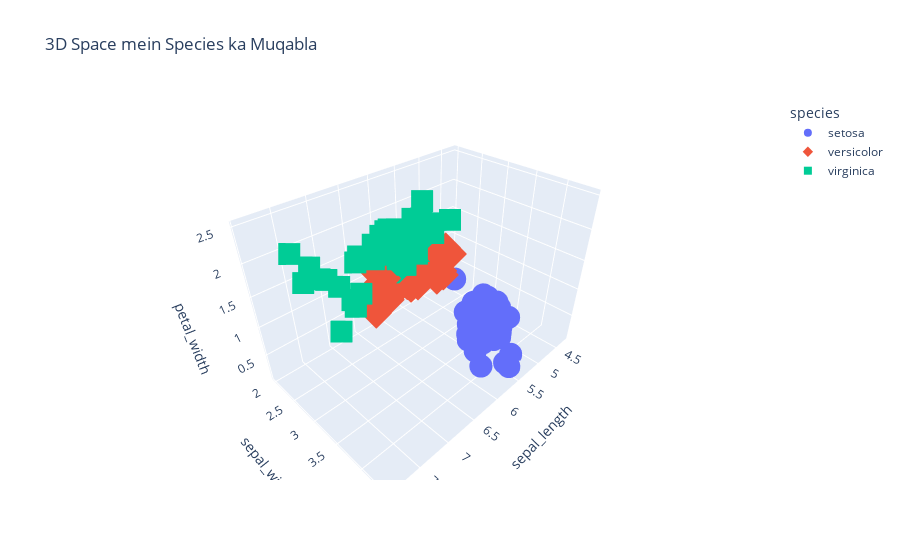

The notebook cell this image was saved under:
### Markdown cell above
### 3.3 Interactive 3D Scatter (Har Angle se Check Karein)
**Maqsad**: 3 variables ko aik sath 3D space mein dekhna.
**Sabak**: Mouse se rotate karein aur clusters ko har side se check karein.
**Kaggle Tip**: Complex features ko visualize karne ke liye best graph hai.

### Code cell
fig = px.scatter_3d(iris, x='sepal_length', y='sepal_width', z='petal_width', color='species',
                    symbol='species', title="3D Space mein Species ka Muqabla")
fig.show()

### Figure 1 — Plotly figure (JSON) as saved in the notebook; plotly's stock layout.template omitted (floating-point values rounded to 4 significant figures)
{"data": [{"hovertemplate": "species=setosa<br>sepal_length=%{x}<br>sepal_width=%{y}<br>petal_width=%{z}<extra></extra>", "legendgroup": "setosa", "marker": {"color": "#636efa", "symbol": "circle"}, "mode": "markers", "name": "setosa", "scene": "scene", "showlegend": true, "type": "scatter3d", "x": [5.1, 4.9, 4.7, 4.6, 5.0, 5.4, 4.6, 5.0, 4.4, 4.9, 5.4, 4.8, 4.8, 4.3, 5.8, 5.7, 5.4, 5.1, 5.7, 5.1, 5.4, 5.1, 4.6, 5.1, 4.8, 5.0, 5.0, 5.2, 5.2, 4.7, 4.8, 5.4, 5.2, 5.5, 4.9, 5.0, 5.5, 4.9, 4.4, 5.1, 5.0, 4.5, 4.4, 5.0, 5.1, 4.8, 5.1, 4.6, 5.3, 5.0], "y": [3.5, 3.0, 3.2, 3.1, 3.6, 3.9, 3.4, 3.4, 2.9, 3.1, 3.7, 3.4, 3.0, 3.0, 4.0, 4.4, 3.9, 3.5, 3.8, 3.8, 3.4, 3.7, 3.6, 3.3, 3.4, 3.0, 3.4, 3.5, 3.4, 3.2, 3.1, 3.4, 4.1, 4.2, 3.1, 3.2, 3.5, 3.6, 3.0, 3.4, 3.5, 2.3, 3.2, 3.5, 3.8, 3.0, 3.8, 3.2, 3.7, 3.3], "z": [0.2, 0.2, 0.2, 0.2, 0.2, 0.4, 0.3, 0.2, 0.2, 0.1, 0.2, 0.2, 0.1, 0.1, 0.2, 0.4, 0.4, 0.3, 0.3, 0.3, 0.2, 0.4, 0.2, 0.5, 0.2, 0.2, 0.4, 0.2, 0.2, 0.2, 0.2, 0.4, 0.1, 0.2, 0.2, 0.2, 0.2, 0.1, 0.2, 0.2, 0.3, 0.3, 0.2, 0.6, 0.4, 0.3, 0.2, 0.2, 0.2, 0.2]}, {"hovertemplate": "species=versicolor<br>sepal_length=%{x}<br>sepal_width=%{y}<br>petal_width=%{z}<extra></extra>", "legendgroup": "versicolor", "marker": {"color": "#EF553B", "symbol": "diamond"}, "mode": "markers", "name": "versicolor", "scene": "scene", "showlegend": true, "type": "scatter3d", "x": [7.0, 6.4, 6.9, 5.5, 6.5, 5.7, 6.3, 4.9, 6.6, 5.2, 5.0, 5.9, 6.0, 6.1, 5.6, 6.7, 5.6, 5.8, 6.2, 5.6, 5.9, 6.1, 6.3, 6.1, 6.4, 6.6, 6.8, 6.7, 6.0, 5.7, 5.5, 5.5, 5.8, 6.0, 5.4, 6.0, 6.7, 6.3, 5.6, 5.5, 5.5, 6.1, 5.8, 5.0, 5.6, 5.7, 5.7, 6.2, 5.1, 5.7], "y": [3.2, 3.2, 3.1, 2.3, 2.8, 2.8, 3.3, 2.4, 2.9, 2.7, 2.0, 3.0, 2.2, 2.9, 2.9, 3.1, 3.0, 2.7, 2.2, 2.5, 3.2, 2.8, 2.5, 2.8, 2.9, 3.0, 2.8, 3.0, 2.9, 2.6, 2.4, 2.4, 2.7, 2.7, 3.0, 3.4, 3.1, 2.3, 3.0, 2.5, 2.6, 3.0, 2.6, 2.3, 2.7, 3.0, 2.9, 2.9, 2.5, 2.8], "z": [1.4, 1.5, 1.5, 1.3, 1.5, 1.3, 1.6, 1.0, 1.3, 1.4, 1.0, 1.5, 1.0, 1.4, 1.3, 1.4, 1.5, 1.0, 1.5, 1.1, 1.8, 1.3, 1.5, 1.2, 1.3, 1.4, 1.4, 1.7, 1.5, 1.0, 1.1, 1.0, 1.2, 1.6, 1.5, 1.6, 1.5, 1.3, 1.3, 1.3, 1.2, 1.4, 1.2, 1.0, 1.3, 1.2, 1.3, 1.3, 1.1, 1.3]}, {"hovertemplate": "species=virginica<br>sepal_length=%{x}<br>sepal_width=%{y}<br>petal_width=%{z}<extra></extra>", "legendgroup": "virginica", "marker": {"color": "#00cc96", "symbol": "square"}, "mode": "markers", "name": "virginica", "scene": "scene", "showlegend": true, "type": "scatter3d", "x": [6.3, 5.8, 7.1, 6.3, 6.5, 7.6, 4.9, 7.3, 6.7, 7.2, 6.5, 6.4, 6.8, 5.7, 5.8, 6.4, 6.5, 7.7, 7.7, 6.0, 6.9, 5.6, 7.7, 6.3, 6.7, 7.2, 6.2, 6.1, 6.4, 7.2, 7.4, 7.9, 6.4, 6.3, 6.1, 7.7, 6.3, 6.4, 6.0, 6.9, 6.7, 6.9, 5.8, 6.8, 6.7, 6.7, 6.3, 6.5, 6.2, 5.9], "y": [3.3, 2.7, 3.0, 2.9, 3.0, 3.0, 2.5, 2.9, 2.5, 3.6, 3.2, 2.7, 3.0, 2.5, 2.8, 3.2, 3.0, 3.8, 2.6, 2.2, 3.2, 2.8, 2.8, 2.7, 3.3, 3.2, 2.8, 3.0, 2.8, 3.0, 2.8, 3.8, 2.8, 2.8, 2.6, 3.0, 3.4, 3.1, 3.0, 3.1, 3.1, 3.1, 2.7, 3.2, 3.3, 3.0, 2.5, 3.0, 3.4, 3.0], "z": [2.5, 1.9, 2.1, 1.8, 2.2, 2.1, 1.7, 1.8, 1.8, 2.5, 2.0, 1.9, 2.1, 2.0, 2.4, 2.3, 1.8, 2.2, 2.3, 1.5, 2.3, 2.0, 2.0, 1.8, 2.1, 1.8, 1.8, 1.8, 2.1, 1.6, 1.9, 2.0, 2.2, 1.5, 1.4, 2.3, 2.4, 1.8, 1.8, 2.1, 2.4, 2.3, 1.9, 2.3, 2.5, 2.3, 1.9, 2.0, 2.3, 1.8]}], "layout": {"legend": {"title": {"text": "species"}, "tracegroupgap": 0}, "scene": {"domain": {"x": [0, 1], "y": [0, 1]}, "xaxis": {"title": {"text": "sepal_length"}}, "yaxis": {"title": {"text": "sepal_width"}}, "zaxis": {"title": {"text": "petal_width"}}}, "title": {"text": "3D Space mein Species ka Muqabla"}}}
